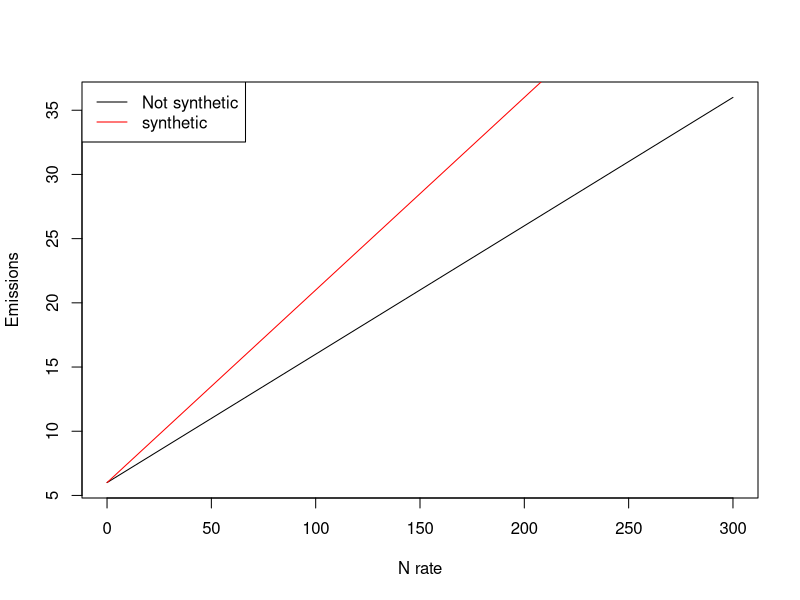
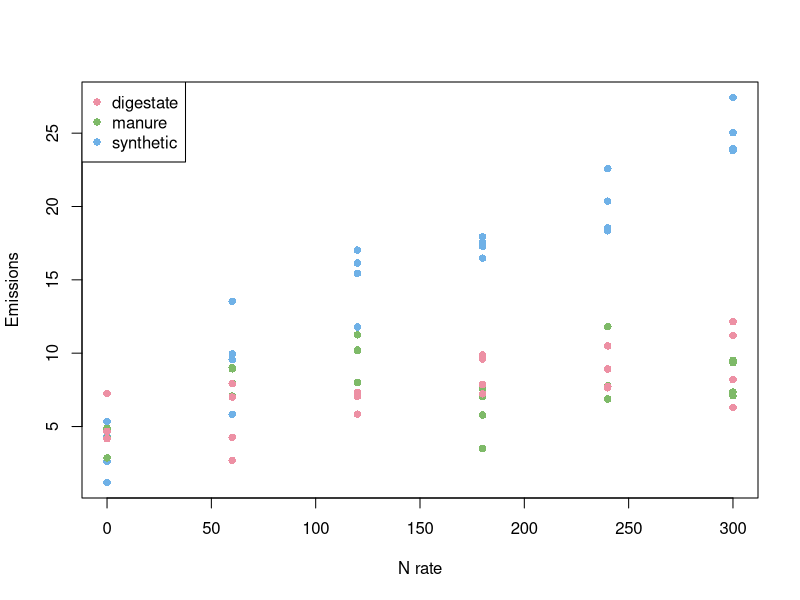
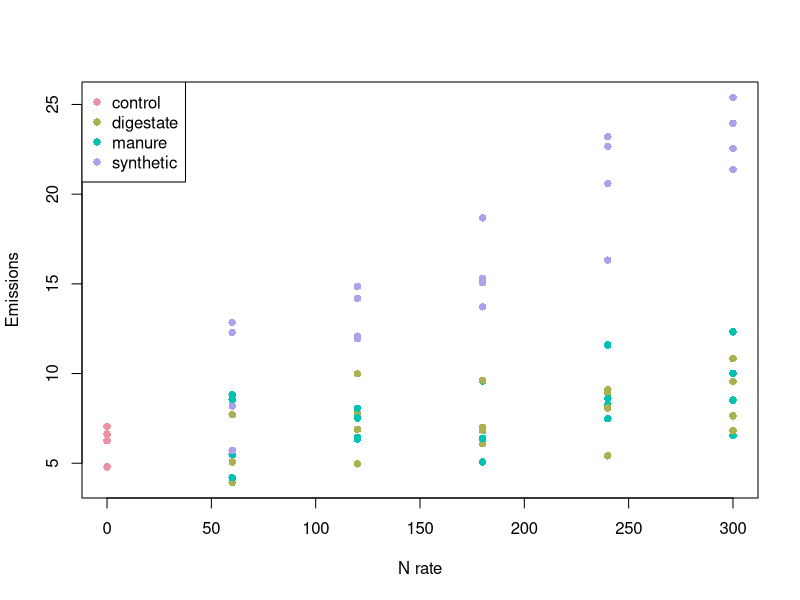

Generate these figures, in order, with R:
## ---- chunk 1
rates <- seq(0, 300, 60)
sources <- c('synthetic', 'manure', 'digestate')
replications <- 1:4
experimental.structure <- expand.grid(rate = rates,
                                      source = sources,
                                      rep = replications,
                                      stringsAsFactors = FALSE)
## ---- chunk 2
with(experimental.structure,addmargins(table(source, rate)))
## ---- chunk 3
experimental.structure2 <- experimental.structure
experimental.structure2 <- subset(experimental.structure2,
                                  !(rate == 0 & source %in% c('manure', 'digestate')))
experimental.structure2$source[experimental.structure2$rate == 0] <- 'control'
with(experimental.structure2,addmargins(table(source, rate)))
## ---- chunk 4
conceptual.response <- function(x, a, b, src){
  if(src == 'synthetic')
    b <- b + 0.05
  resp <- a + b * x
  resp
}

conceptual.response <- Vectorize(conceptual.response,
                                 c('x', 'src'))
xvec <- 0:300
plot(xvec,
     conceptual.response(xvec, 6, 0.1, 'not synthetic'),
     xlab = 'N rate', 
     ylab = 'Emissions', 
     type = 'l')
lines(xvec,
     conceptual.response(xvec, 6, 0.1, 'synthetic'),
     col = 'red')
legend('topleft',
       lty = 1,
       col = c('black', 'red'),
       legend = c('Not synthetic', 'synthetic'))
## ---- chunk 5
noise <- rnorm(nrow(experimental.structure),
               mean = 0,
               sd = 2)
experimental.structure$emissions <- with(experimental.structure,
                                         conceptual.response(rate,
                                                             6, 
                                                             0.01,
                                                             source)) + noise
## ---- chunk 6
plot(experimental.structure$rate,
     experimental.structure$emissions,
     pch = 16,
     col = hcl.colors(3, 'Set 2')[as.factor(experimental.structure$source)],
     xlab = 'N rate',
     ylab = 'Emissions')

legend('topleft',
       pch = 16,
       col =  hcl.colors(3, 'Set2'),
       legend = levels(as.factor(experimental.structure$source)))
## ---- chunk 7
fit1 <- lm(emissions ~ rate + source + rate:source,
           data = experimental.structure)
summary(fit1)
## ---- chunk 8
noise <- rnorm(nrow(experimental.structure2),
               mean = 0,
               sd = 2)
experimental.structure2$emissions <- with(experimental.structure2,
                                         conceptual.response(rate,
                                                             6, 
                                                             0.01,
                                                             source)) + noise
## ---- chunk 9
plot(experimental.structure2$rate,
     experimental.structure2$emissions,
     pch = 16,
     col = hcl.colors(4, 'Set 2')[as.factor(experimental.structure2$source)],
     xlab = 'N rate',
     ylab = 'Emissions')

legend('topleft',
       pch = 16,
       col =  hcl.colors(4, 'Set2'),
       legend = levels(as.factor(experimental.structure2$source)))
## ---- chunk 10
fit2.1 <- lm(emissions ~ rate + source + rate:source,
           data = experimental.structure2)

summary(fit2.1)
## ---- chunk 11
with(experimental.structure2, addmargins(table(source, rate)))
## ---- chunk 12
experimental.structure3 <- experimental.structure2
control.indices <- which(experimental.structure3$source == 'control')
experimental.structure3 <- rbind(experimental.structure3,
                                 experimental.structure3[rep(control.indices, 2), ])

control.indices <- which(experimental.structure3$source == 'control')
experimental.structure3$source[control.indices] <- rep(unique(experimental.structure$source), rep(4, 3))
## ---- chunk 13
with(experimental.structure3, addmargins(table(source, rate)))
